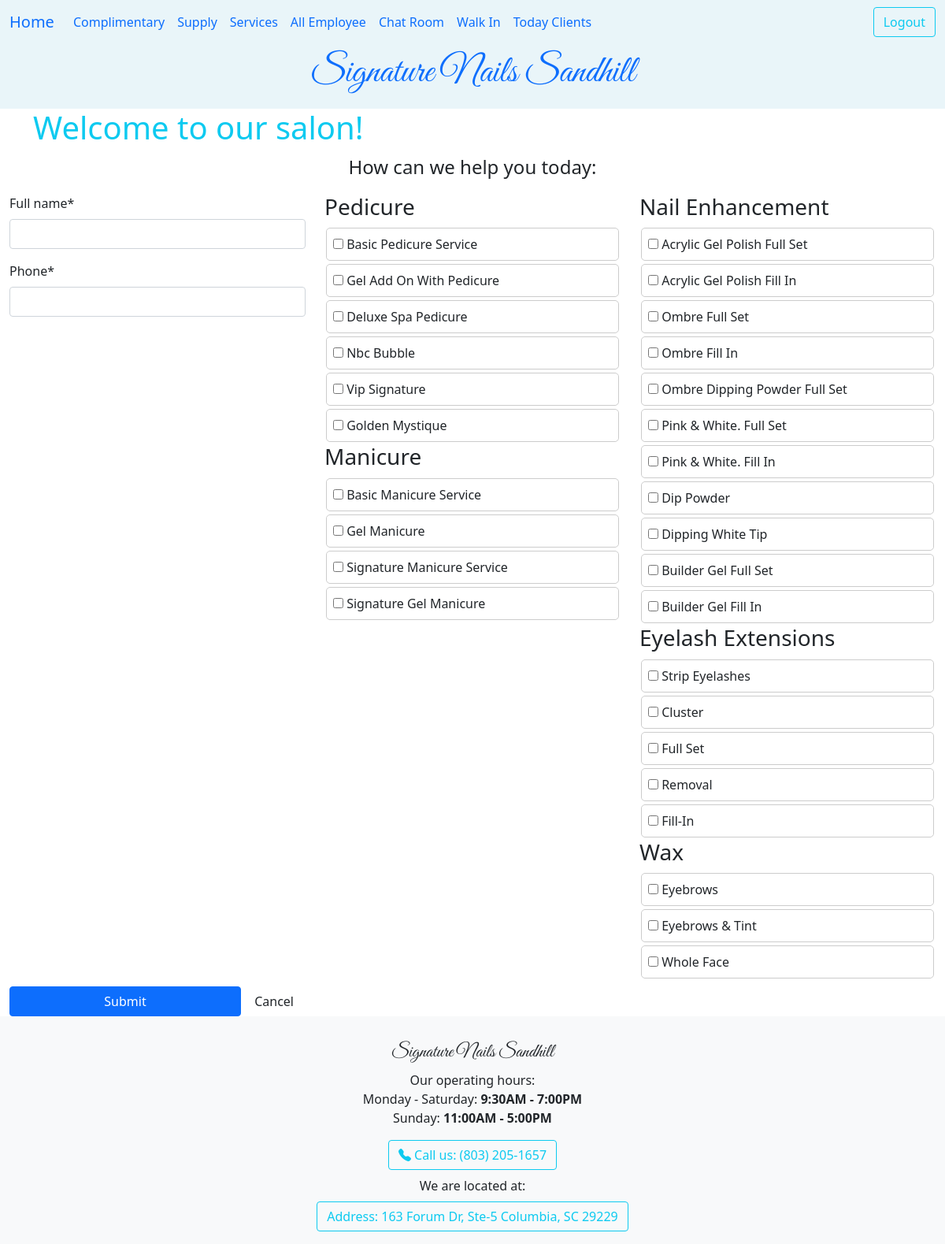
Page /ledger/walkin/ (signed in) on the committed database.
### ledger/models.py (models this page shows, shortened)
class Service(models.Model):
    class Category(models.TextChoices):
        baby = "Baby"
        kid = "Kid"
        nail = "Nail Enhancement"
        mani = "Manicure"
        eyelash = "Eyelash Extensions"
        pedi = "Pedicure"
        wax = "Wax"
        yfix = "YFix"
    service = models.CharField(max_length=30)
    price = models.FloatField(validators=[MinValueValidator(0.0)])
    time_perform = models.DurationField(default=timezone.timedelta(minutes=45))
    description = models.CharField(max_length=800, null=True, blank=True)
    owner = models.ForeignKey(settings.AUTH_USER_MODEL, on_delete=models.CASCADE)
    category = models.CharField(choices=Category.choices, max_length=20, default=Category.nail, help_text="Choose one of the categories.")
    stripe_product_id = models.CharField(max_length=100, null=True, blank=True)
    def __str__(self) -> str:
        return self.service
    class Meta:
        unique_together = ('service','price')
        ordering = ['category']

### ledger/views.py (the view, shortened to what this page needs)
# urls.py: path('ledger/walkin/', views.ClientWalkinView.as_view(), name='walkin' ),
class ClientWalkinView(LoginRequiredMixin, CreateView):
    template_name = "ledger/walkin.html"
    form_class = KhachWalkin
    model = Khach
    success_url = reverse_lazy('ledger:walkin')

### ledger/forms.py (shortened to what this page needs)
class KhachWalkin(forms.ModelForm):
    class Meta:
        model = Khach
        fields = ['full_name', 'phone','services']
    services = forms.ModelMultipleChoiceField(queryset=Service.objects.all() ,widget=forms.CheckboxSelectMultiple(),
                                              label='How can we help you today:',
                                              required=True,
                                              error_messages={'required':'Please choose at least one service.'},)

### ledger/templates/ledger/walkin.html (shortened to what this page needs)
{% extends 'base.html' %}
{% load crispy_forms_tags %}
{% block heading %}
    {% if messages %}
        {% for tin in messages %}
            <div class="fs-3 text-success text-center">
                {{ tin }}
            </div>
        {% endfor %}
    {% else %}
        <h1 class="text-info">Welcome to our salon!</h1>
    {% endif %}
{% endblock heading %}
{% block content %}
    <form method="post">
        <div class="table-responsive">
            <p class="fs-4 text-center">{{ form.services.label }}</p>
            <div class="row g3">
                <div class="col-md-4 mb-2">
                    {{ form.full_name|as_crispy_field }}
                    {{ form.phone|as_crispy_field }}
                </div>
                <div class="col-md-4 mb-2">
                    <h3>Pedicure</h3>
                    {% for dichvu in form.services.field.queryset %}
                        {% if dichvu.category == "Pedicure" %}
                            <div class="list">
                                <div class="service-item">
                                    <input type="checkbox"
                                           name="services"
                                           id="{{ dichvu.id }}"
                                           value="{{ dichvu.id }}">
                                    {{ dichvu|title }}
                                </div>
                            </div>
                        {% endif %}
                    {% endfor %}
                    <h3>Manicure</h3>
                    {% for dichvu in form.services.field.queryset %}
                        {% if dichvu.category == "Manicure" %}
                            <div class="list">
                                <div class="service-item">
                                    <input type="checkbox"
                                           name="services"
                                           id="{{ dichvu.id }}"
                                           value="{{ dichvu.id }}">
                                    {{ dichvu|title }}
                                </div>
                            </div>
                        {% endif %}
                    {% endfor %}
                </div>
                <div class="col-md-4 mb-2">
                    <h3>Nail Enhancement</h3>
                    {% for dichvu in form.services.field.queryset %}
                        {% if dichvu.category == "Nail Enhancement" %}
                            <div class="list">
                                <div class="service-item">
                                    <input type="checkbox"
                                           name="services"
                                           id="{{ dichvu.id }}"
                                           value="{{ dichvu.id }}">
                                    {{ dichvu|title }}
                                </div>
                            </div>
                        {% endif %}
                    {% endfor %}
                    <h3>Eyelash Extensions</h3>
                    {% for dichvu in form.services.field.queryset %}
                        {% if dichvu.category == "Eyelash Extensions" %}
                            <div class="list">
                                <div class="service-item">
                                    <input type="checkbox"
                                           name="services"
                                           id="{{ dichvu.id }}"
                                           value="{{ dichvu.id }}">
                                    {{ dichvu|title }}
                                </div>
                            </div>
                        {% endif %}
                    {% endfor %}
                    <h3>Wax</h3>
                    {% for dichvu in form.services.field.queryset %}
                        {% if dichvu.category == "Wax" %}
                            <div class="list">
                                <div class="service-item">
                                    <input type="checkbox"
                                           name="services"
                                           id="{{ dichvu.id }}"
                                           value="{{ dichvu.id }}">
                                    {{ dichvu|title }}
                                </div>
                            </div>
                        {% endif %}
                    {% endfor %}
                </div>
            </div>
        </div>
        <input type='submit' value='Submit' class="btn btn-primary w-25" role="button">
        <input type='submit' onclick="window.location='{% url 'ledger:walkin' %}'; return false; " value='Cancel' class="btn btn-muted" role="button">
    </form>
{% endblock content %}

### ledger/templates/ledger/walkin.html (style rules this page uses)
.list { padding: 2px; gap: 5px; }
.service-item { border: 1px solid #ccc; padding: 8px; width: auto; border-radius: 5px; }

### rows in the picture
Service: service "Basic Pedicure Service"
Service: service "Gel Add On With Pedicure"
Service: service "Deluxe Spa Pedicure"
Service: service "Nbc Bubble"
Service: service "Vip Signature"
Service: service "Golden Mystique"
Service: service "Basic Manicure Service"
Service: service "Gel Manicure"
Service: service "Signature Manicure Service"
Service: service "Signature Gel Manicure"
Service: service "Acrylic Gel Polish Full Set"
Service: service "Acrylic Gel Polish Fill In"
Service: service "Ombre Full Set"
Service: service "Ombre Fill In"
Service: service "Ombre Dipping Powder Full Set"
Service: service "Pink & White. Full Set"
Service: service "Pink & White. Fill In"
Service: service "Dip Powder"
Service: service "Dipping White Tip"
Service: service "Builder Gel Full Set"
Service: service "Builder Gel Fill In"
Service: service "Strip Eyelashes"
Service: service "Cluster"
Service: service "Full Set"
Service: service "Removal"
Service: service "Fill-In"
Service: service "Eyebrows"
Service: service "Eyebrows & Tint"
Service: service "Whole Face"
